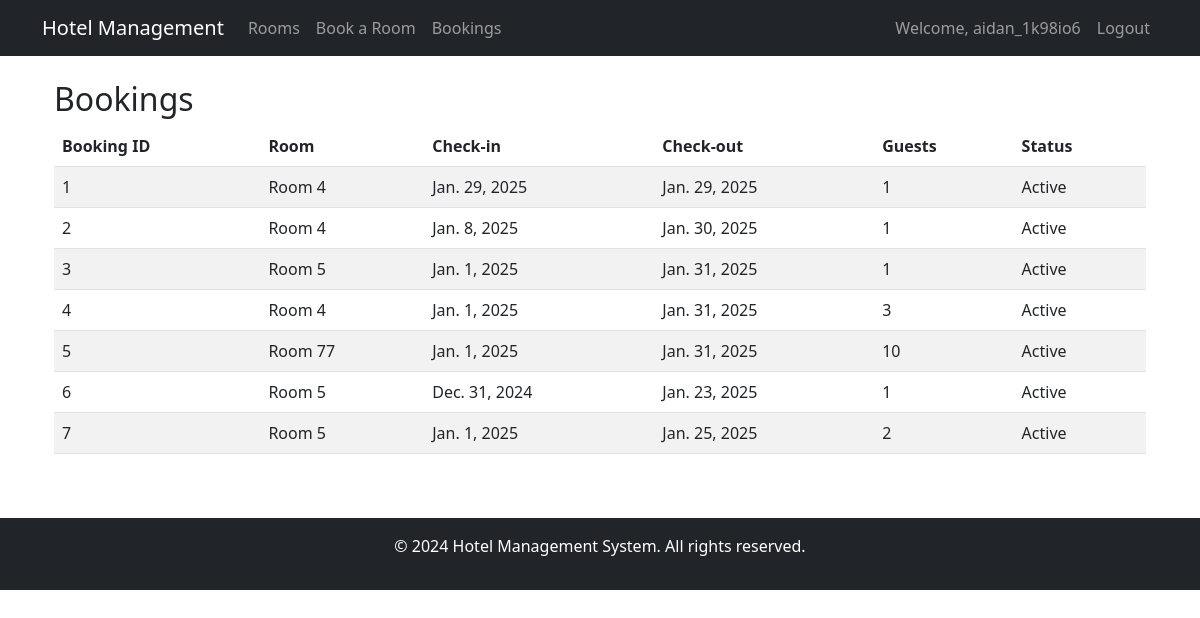
Screenshot of /rooms/bookings/ (signed in) with the database file from the repository.
### hotel_app/models.py (models this page shows, shortened)
class Booking(models.Model):
    guest = models.ForeignKey(User, on_delete=models.CASCADE, null=True, blank=True)
    room = models.ForeignKey(Room, on_delete=models.CASCADE)
    check_in = models.DateField()
    check_out = models.DateField()
    guests = models.IntegerField()
    special_requests = models.TextField(blank=True, null=True)
    created_at = models.DateTimeField(default=timezone.now)  # This line is now correct

class Room(models.Model):
    number = models.CharField(max_length=10)
    room_type = models.CharField(max_length=50)
    capacity = models.IntegerField()
    price = models.DecimalField(max_digits=10, decimal_places=2)
    description = models.TextField()
    is_available = models.BooleanField(default=True)

### hotel_app/views.py (the view)
# urls.py: path('bookings/', views.booking_list, name='booking_list'),  # Booking list view
def booking_list(request):
       bookings = Booking.objects.all()  # Fetch all bookings
       return render(request, 'hotel_app/booking_list.html', {'bookings': bookings})

### hotel_app/templates/hotel_app/booking_list.html (shortened to what this page needs)
{% extends 'hotel_app/base.html' %}
{% block content %}
<div class="container mt-4">
    <h2>Bookings</h2>
    {% if bookings %}
        <div class="table-responsive">
            <table class="table table-striped">
                <thead>
                    <tr>
                        <th>Booking ID</th>
                        <th>Room</th>
                        <th>Check-in</th>
                        <th>Check-out</th>
                        <th>Guests</th>
                        <th>Status</th>
                    </tr>
                </thead>
                <tbody>
                    {% for booking in bookings %}
                    <tr>
                        <td>{{ booking.id }}</td>
                        <td>Room {{ booking.room.number }}</td>
                        <td>{{ booking.check_in }}</td>
                        <td>{{ booking.check_out }}</td>
                        <td>{{ booking.guests }}</td>
                        <td>
                            {% if booking.check_in > today %}
                                Upcoming
                            {% elif booking.check_out < today %}
                                Completed
                            {% else %}
                                Active
                            {% endif %}
                        </td>
                    </tr>
                    {% endfor %}
                </tbody>
            </table>
        </div>
    {% else %}
        <p>No bookings found.</p>
    {% endif %}
</div>
{% endblock %}

### hotel_app/templates/hotel_app/base.html (shortened to what this page needs)
<!DOCTYPE html>
<html lang="en">
<head>
    <link href="https://cdn.jsdelivr.net/npm/bootstrap@5.3.0/dist/css/bootstrap.min.css" rel="stylesheet">
</head>
<body>
    <nav class="navbar navbar-expand-lg navbar-dark bg-dark">
        <div class="container">
            <a class="navbar-brand" href="{% url 'home' %}">Hotel Management</a>
            <div class="collapse navbar-collapse" id="navbarNav">
                <ul class="navbar-nav">
                    <li class="nav-item">
                        <a class="nav-link" href="{% url 'room_list' %}">Rooms</a>
                    </li>
                    <li class="nav-item">
                        <a class="nav-link" href="{% url 'booking_form' %}">Book a Room</a>
                    </li>
                    <li class="nav-item">
                        <a class="nav-link" href="{% url 'booking_list' %}">Bookings</a>
                    </li>
                </ul>
                <ul class="navbar-nav ms-auto">
                    {% if user.is_authenticated %}
                        <li class="nav-item">
                            <span class="nav-link">Welcome, {{ user.username }}</span>
                        </li>
                        <li class="nav-item">
                            <form action="{% url 'logout' %}" method="post">
                                <button type="submit" class="nav-link">Logout</button>
                            </form>
                        </li>
                    {% else %}
                        <li class="nav-item">
                            <a class="nav-link" href="{% url 'login' %}">Login</a>
                        </li>
                    {% endif %}
                </ul>
            </div>
        </div>
    </nav>
    <div class="container mt-4">
        {% block content %}
        {% endblock %}
    </div>
    <footer class="bg-dark text-white text-center py-3 mt-5">
        <p>&copy; 2024 Hotel Management System. All rights reserved.</p>
    </footer>
</body>
</html>

### rows the page displays
Booking: id "1", room.number "4", check_in "Jan. 29, 2025", check_out "Jan. 29, 2025", guests "1", shows "Active"
Booking: id "2", room.number "4", check_in "Jan. 8, 2025", check_out "Jan. 30, 2025", guests "1", shows "Active"
Booking: id "3", room.number "5", check_in "Jan. 1, 2025", check_out "Jan. 31, 2025", guests "1", shows "Active"
Booking: id "4", room.number "4", check_in "Jan. 1, 2025", check_out "Jan. 31, 2025", guests "3", shows "Active"
Booking: id "5", room.number "77", check_in "Jan. 1, 2025", check_out "Jan. 31, 2025", guests "10", shows "Active"
Booking: id "6", room.number "5", check_in "Dec. 31, 2024", check_out "Jan. 23, 2025", guests "1", shows "Active"
Booking: id "7", room.number "5", check_in "Jan. 1, 2025", check_out "Jan. 25, 2025", guests "2", shows "Active"

### other values shown
{{ user.username }} "aidan_1k98io6"
